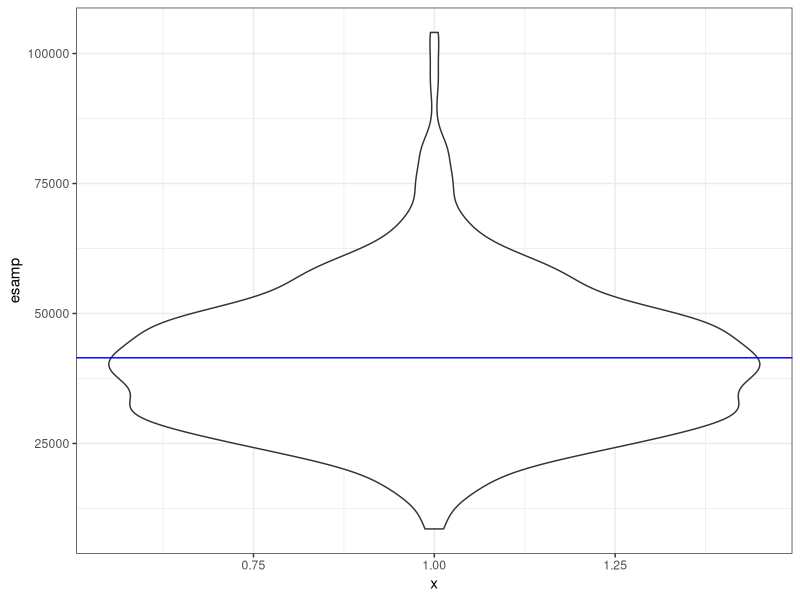
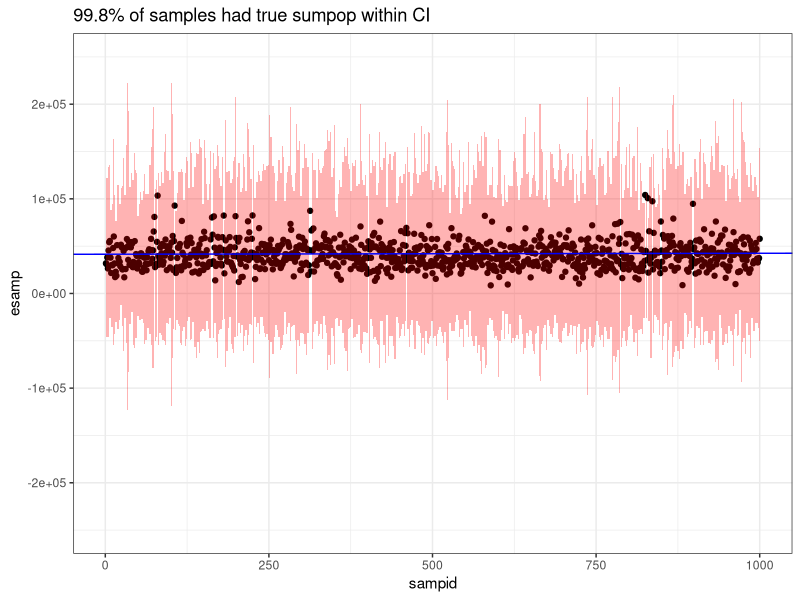

R code for these plots, in order:
# rand_samp.R
# can small sample sizes and many zeros create large CIs?
# note: no measurement error, simply examining variability due to sampling

library(tidyverse)

# population and sample sizes
ntot <- 2500 # 50 by 50 grid, one quarter of general setup
nsamp <- 10

# how to fill population values
propzero <- 0.3
meanlog <- 20
sdlog <- 0.6

# fill population
set.seed(141593) # make repeatable
popzero <- rbinom(ntot, 1, (1-propzero))
poplog <- round(rlnorm(ntot, meanlog = log(meanlog), sdlog = sdlog), 2)
pop <- popzero * poplog
sumpop <- sum(pop) # true population

# sample the population once
onesamp <- sample(pop, nsamp, replace = FALSE)
meansamp <- mean(onesamp)
sdsamp <- sd(onesamp)
cisamp <- c(meansamp - 1.96 * sdsamp, meansamp + 1.96 * sdsamp)
expandedsamp <- meansamp * ntot 
expandedci <- cisamp * ntot 
checkci <- (sumpop >= expandedci[1] & sumpop <= expandedci[2])

# do a bunch of times
nreps <- 1000
mysamp <- rep(NA, nreps)
mysd <- rep(NA, nreps)
for (i in 1:nreps){
  thissamp <- sample(pop, nsamp, replace = FALSE)
  mysamp[i] <- mean(thissamp)
  sdsamp[i] <- sd(thissamp)
}

df <- tibble(sampid = 1:nreps,
             mysamp = mysamp,
             esamp = mysamp * ntot,
             sdsamp = sdsamp,
             ecilow = ntot * (mysamp - 1.96 * sdsamp),
             ecihigh = ntot * (mysamp + 1.96 * sdsamp)
             ) %>%
  mutate(checkci = ifelse(((sumpop >= ecilow) & (sumpop <= ecihigh)), 1, 0))

# how variable are the expanded sample estimates?
ggplot(df, aes(x = 1, y = esamp)) +
  geom_violin() +
  geom_abline(intercept = sumpop, color="blue") +
  theme_bw()  

summary(df$esamp)

# look at all estimates and CIs compared to true pop (blue line)
propwithinci <- 100 * sum(df$checkci) / nreps

ggplot(df, aes(x=sampid, y=esamp)) +
  geom_point() +
  geom_ribbon(aes(ymin=ecilow, ymax=ecihigh), fill="red", alpha=0.3) +
  geom_abline(intercept = sumpop, color="blue") +
  ggtitle(paste0(propwithinci, "% of samples had true sumpop within CI")) +
  theme_bw()+
  ylim(-2.5e5,2.5e5)

# the two plots show the mean estimate is basically unbiases, even with small sample size and lots of zeros, but CIs are large

# possible extensions of this work:
#  try differnt nsamp levels to see how CIs shrink with increased n
#  add measurement error to see how CIs increase
#  add three more strata and compute stratified mean and CI
